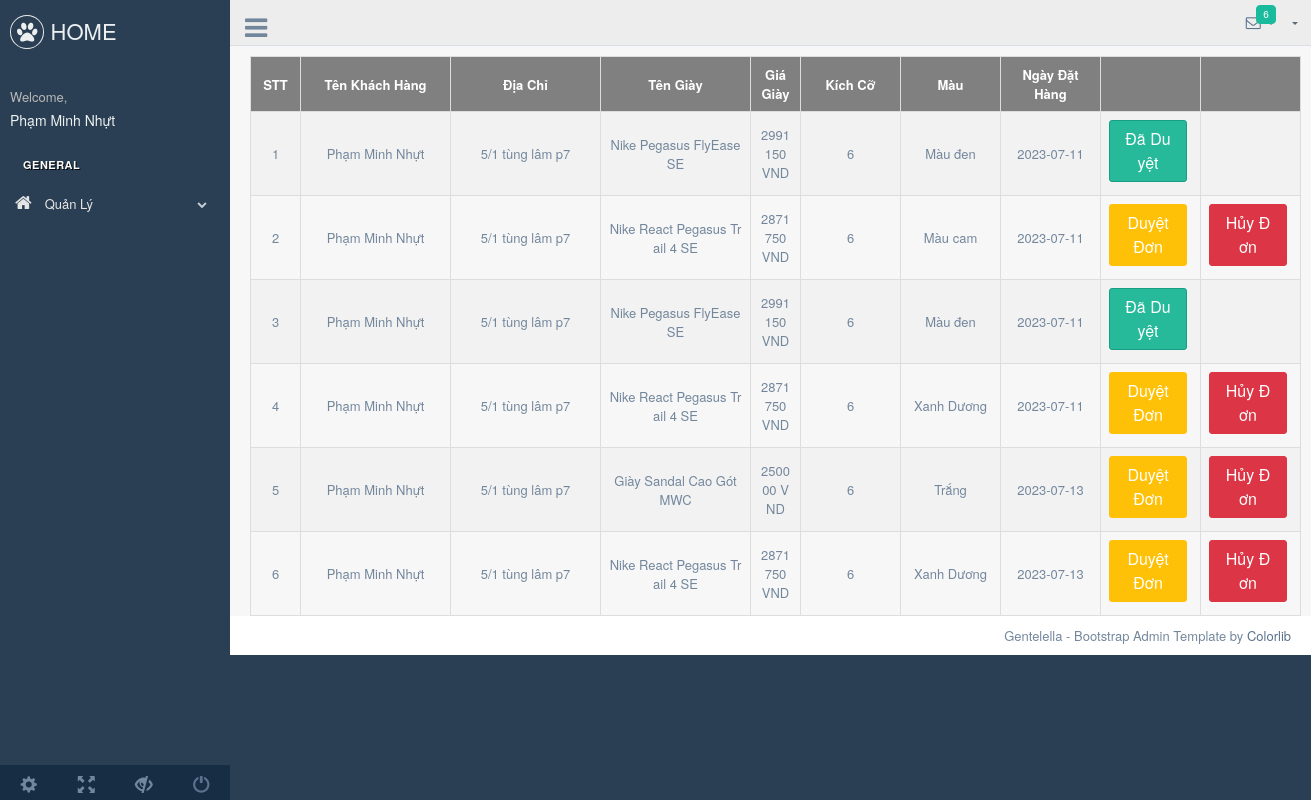
/admin/production/order.php (signed in), run on the app's committed database.
### tables this page shows
CREATE TABLE `user` (
  `id` int(11) NOT NULL,
  `username` varchar(255) NOT NULL,
  `password` varchar(255) NOT NULL,
  `fullname` varchar(255) NOT NULL,
  `dob` date NOT NULL,
  `address` varchar(255) NOT NULL,
  `role` tinyint(1) NOT NULL DEFAULT 0,
  `gender` tinyint(1) NOT NULL DEFAULT 0,
  `email` varchar(255) NOT NULL,
  `phone` varchar(10) NOT NULL
);

CREATE TABLE `shoe` (
  `id` int(11) NOT NULL,
  `name` varchar(255) NOT NULL,
  `price` bigint(11) NOT NULL,
  `sale` int(11) NOT NULL,
  `size` varchar(255) NOT NULL,
  `category_id` int(11) NOT NULL,
  `color` varchar(255) NOT NULL,
  `review` varchar(500) NOT NULL
);

CREATE TABLE `cart` (
  `id` int(11) NOT NULL,
  `user_id` int(11) NOT NULL,
  `shoe_id` int(11) NOT NULL,
  `shoe_color` varchar(255) NOT NULL,
  `shoe_size` int(11) NOT NULL,
  `status` int(11) NOT NULL
);

CREATE TABLE `orders` (
  `id` int(11) NOT NULL,
  `cart_id` int(11) NOT NULL,
  `date` date DEFAULT NULL
);

### backend/auth.php (called while the page is built, shortened)
<?php
require_once (__DIR__."../../connect.php") ;
class Auth{
    public static function findOneByUsernameAndPassword($username,$password){
        global $conn;
        $sql="select * from user where username = '$username' and password = '$password'";
        $run = mysqli_query($conn,$sql)->fetch_assoc();
        return $run;
    }
    public static function loginWithCookie(){
        if(isset($_COOKIE['username']) && isset($_COOKIE['password'])) {
            $username= $_COOKIE['username'];
            $password= $_COOKIE['password'];
            $run = Auth::findOneByUsernameAndPassword($username,$password);
            return $run ? $run : null;
        }
        return null;
    }
}

### repository/orderRepository.php (called while the page is built, shortened)
<?php
    require_once(__DIR__."../../connect.php");
    class OrderRepository{
        public function getAll(){
            global $conn;
            $sql = "select u.*,c.*,o.*,s.*, o.id as order_id, c.id as cart_id from user u join cart c on u.id=c.user_id join orders o on o.cart_id = c.id join shoe s on s.id = c.shoe_id";
            return mysqli_query($conn,$sql);
        }
    }
?>

### admin/production/order.php (the view, shortened to what this page needs)
<?php
    require_once("../../backend/filterAdmin.php");
    require_once("../../repository/orderRepository.php");
    $orderRepository = new OrderRepository();
    $orderList = $orderRepository->getAll();
?>
<!DOCTYPE html>
<html lang="en">
  <head>
    <link href="../vendors/bootstrap/dist/css/bootstrap.min.css" rel="stylesheet">
    <link href="../vendors/font-awesome/css/font-awesome.min.css" rel="stylesheet">
    <link href="../vendors/nprogress/nprogress.css" rel="stylesheet">
    <link href="../vendors/iCheck/skins/flat/green.css" rel="stylesheet">
    <link href="../vendors/bootstrap-progressbar/css/bootstrap-progressbar-3.3.4.min.css" rel="stylesheet">
    <link href="../vendors/jqvmap/dist/jqvmap.min.css" rel="stylesheet"/>
    <link href="../vendors/bootstrap-daterangepicker/daterangepicker.css" rel="stylesheet">
    <link href="../build/css/custom.min.css" rel="stylesheet">
    <link href="css/shoe.css" rel="stylesheet">
  </head>
  <body class="nav-md">
    <div class="container body">
      <div class="main_container">
        <div class="col-md-3 left_col">
          <div class="left_col scroll-view">
            <div class="navbar nav_title" style="border: 0;">
              <a href="../../index.php" class="site_title"><i class="fa fa-paw"></i> <span>HOME</span></a>
            </div>
            <div class="profile clearfix">
              <div class="profile_info">
                <span>Welcome,</span>
                <h2> <?php require_once("../../backend/filterWithCookieAdmin.php") ?></h2>
              </div>
            </div>
            <br />
            <div id="sidebar-menu" class="main_menu_side hidden-print main_menu">
              <div class="menu_section">
                <h3>General</h3>
                <ul class="nav side-menu">
                  <li><a><i class="fa fa-home"></i> Quản Lý <span class="fa fa-chevron-down"></span></a>
                  </li>
                </ul>
              </div>
            </div>
            <div class="sidebar-footer hidden-small">
              <a data-toggle="tooltip" data-placement="top" title="Settings">
                <span class="glyphicon glyphicon-cog" aria-hidden="true"></span>
              </a>
              <a data-toggle="tooltip" data-placement="top" title="FullScreen">
                <span class="glyphicon glyphicon-fullscreen" aria-hidden="true"></span>
              </a>
              <a data-toggle="tooltip" data-placement="top" title="Lock">
                <span class="glyphicon glyphicon-eye-close" aria-hidden="true"></span>
              </a>
              <a data-toggle="tooltip" data-placement="top" title="Logout" href="login.html">
                <span class="glyphicon glyphicon-off" aria-hidden="true"></span>
              </a>
            </div>
          </div>
        </div>
        <div class="top_nav">
          <div class="nav_menu">
              <div class="nav toggle">
                <a id="menu_toggle"><i class="fa fa-bars"></i></a>
              </div>
              <nav class="nav navbar-nav">
              <ul class=" navbar-right">
                <li class="nav-item dropdown open" style="padding-left: 15px;">
                  <a href="javascript:;" class="user-profile dropdown-toggle" aria-haspopup="true" id="navbarDropdown" data-toggle="dropdown" aria-expanded="false">
                    <?php require_once("../../backend/filterWithCookieAdmin.php") ?>
                  </a>
                </li>
                <li role="presentation" class="nav-item dropdown open">
                  <a href="javascript:;" class="dropdown-toggle info-number" id="navbarDropdown1" data-toggle="dropdown" aria-expanded="false">
                    <i class="fa fa-envelope-o"></i>
                    <span class="badge bg-green">6</span>
                  </a>
                </li>
              </ul>
            </nav>
          </div>
        </div>
        <div class="right_col" role="main">
          <table id="tableShoe">
            <tr>
              <th class="text-center" style="min-width:50px">STT</th>
              <th class="text-center" style="min-width:150px">Tên Khách Hàng</th>
              <th class="text-center" style="min-width:150px">Địa Chỉ</th>
              <th class="text-center" style="min-width:150px">Tên Giày</th>
              <th class="text-center" style="min-width:50px">Giá Giày</th>
              <th class="text-center" style="min-width:100px">Kích Cỡ</th>
              <th class="text-center" style="min-width:100px">Màu</th>
              <th class="text-center" style="min-width:100px">Ngày Đặt Hàng</th>
              <th class="text-center" style="min-width:100px"> </th>
              <th class="text-center" style="min-width:100px"> </th>
            </tr>
            <?php
                  $i=1;
                  foreach($orderList as $order){
              ?>
            <tr>
                <td><?php echo $i++; ?></td>
                <td><?php echo $order['fullname']?></td>
                <td><?php echo $order['address']?></td>
                <td><?php echo $order['name']?></td>
                <td><?php echo ($order['price'] - $order['price']*$order['sale']*0.01)." VND" ?></td>
                <td><?php echo $order['shoe_size']?></td>
                <td><?php echo $order['shoe_color']?></td>
                <td><?php echo $order['date']?></td>
                <td><?php
                    if($order['status'] == 2){
                 ?>
                 <a class="btn btn-warning" href="acceptOrder.php?id=<?php echo $order['cart_id']?>" role="button">Duyệt Đơn</a>
                 <?php
                    }
                ?>
                <?php
                    if($order['status'] == 3){
                 ?>
                 <a class="btn btn-success" href="#" role="button">Đã Duyệt</a>
                 <?php
                    }
                ?>
                 </td>
                <td>
                <?php
                    if($order['status'] == 2){
                 ?>
                  <a class="btn btn-danger" href="deleteOrder.php?id=<?php echo $order['order_id']?>" role="button" onclick="return confirm('Bạn có muốn hủy đơn không?');">Hủy Đơn</a></td>
                 <?php
                    }
                ?>
            </tr>
            <?php
                  }
            ?>
        </table>
        </div>
        <footer>
          <div class="pull-right">
            Gentelella - Bootstrap Admin Template by <a href="https://colorlib.com">Colorlib</a>
          </div>
          <div class="clearfix"></div>
        </footer>
      </div>
    </div>
  </body>
</html>

### backend/filterWithCookieAdmin.php
<?php
    require_once("auth.php");
    $checkCookie = Auth::loginWithCookie();
    if($checkCookie != null){
        echo $checkCookie['fullname'];
    }
?>

### admin/production/css/shoe.css (style rules this page uses)
table, th, td { border:1px solid black; text-align: center; }
td { word-break: break-all; }
#tableShoe { border-collapse: collapse; width: 100%; margin: 0 auto; }
#tableShoe td, #tableShoe th { border: 1px solid #ddd; padding: 8px; }
#tableShoe tr:nth-child(even) { background-color: #f2f2f2; }
#tableShoe th { text-align: left; background-color: grey; color: white; }

### data on the page
user: fullname "Phạm Minh Nhựt", address "5/1 tùng lâm p7", shoe.name "Nike Pegasus FlyEase SE", $order['price']-$order['price']*$order['sale']*0.01 "2991150", cart.shoe_size "6", cart.shoe_color "Màu đen", orders.date "2023-07-11", shows "Đã Duyệt", shoe.name "Nike React Pegasus Trail 4 SE", $order['price']-$order['price']*$order['sale']*0.01 "2871750", cart.shoe_color "Màu cam", cart.shoe_color "Xanh Dương", shoe.name "Giày Sandal Cao Gót MWC", $order['price']-$order['price']*$order['sale']*0.01 "250000", cart.shoe_color "Trắng", orders.date "2023-07-13"
